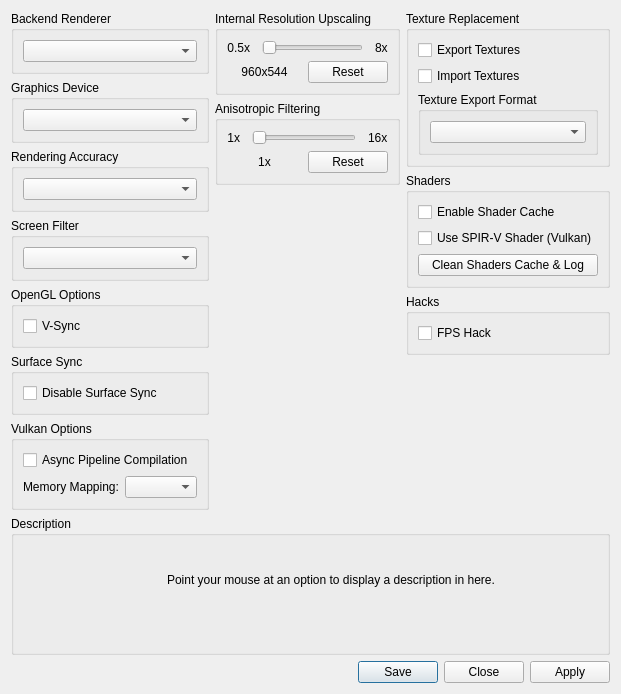
						<widget class="QWidget" name="gpu_tab">
							<attribute name="title">
								<string>GPU</string>
							</attribute>
							<layout class="QVBoxLayout" name="gpu_tab_layout" stretch="4,1,0">
								<item>
									<layout class="QHBoxLayout" name="gpu_tab_content_layout" stretch="1,1,1">
										<item>
											<layout class="QVBoxLayout" name="gpu_tab_left">
												<item>
													<widget class="QGroupBox" name="gb_backend_renderer">
														<property name="title">
															<string>Backend Renderer</string>
														</property>
														<layout class="QVBoxLayout" name="gb_backend_renderer_layout">
															<item>
																<widget class="QComboBox" name="backend_renderer_box"/>
															</item>
														</layout>
													</widget>
												</item>
												<item>
													<widget class="QGroupBox" name="gb_gpu_device">
														<property name="title">
															<string>Graphics Device</string>
														</property>
														<layout class="QVBoxLayout" name="gb_gpu_device_layout">
															<item>
																<widget class="QComboBox" name="gpu_device_box"/>
															</item>
														</layout>
													</widget>
												</item>
												<item>
													<widget class="QGroupBox" name="gb_renderer_accuracy">
														<property name="title">
															<string>Rendering Accuracy</string>
														</property>
														<layout class="QVBoxLayout" name="gb_renderer_accuracy_layout">
															<item>
																<widget class="QComboBox" name="renderer_accuracy_box"/>
															</item>
														</layout>
													</widget>
												</item>
												<item>
													<widget class="QGroupBox" name="gb_screen_filter">
														<property name="title">
															<string>Screen Filter</string>
														</property>
														<layout class="QVBoxLayout" name="gb_screen_filter_layout">
															<item>
																<widget class="QComboBox" name="screen_filter_box"/>
															</item>
														</layout>
													</widget>
												</item>
												<item>
													<widget class="QGroupBox" name="gb_opengl_options">
														<property name="title">
															<string>OpenGL Options</string>
														</property>
														<layout class="QVBoxLayout" name="gb_opengl_options_layout">
															<item>
																<widget class="QCheckBox" name="vsync">
																	<property name="text">
																		<string>V-Sync</string>
																	</property>
																</widget>
															</item>
														</layout>
													</widget>
												</item>
												<item>
													<widget class="QGroupBox" name="gb_surface_sync">
														<property name="title">
															<string>Surface Sync</string>
														</property>
														<layout class="QVBoxLayout" name="gb_surface_sync_layout">
															<item>
																<widget class="QCheckBox" name="disable_surface_sync">
																	<property name="text">
																		<string>Disable Surface Sync</string>
																	</property>
																</widget>
															</item>
														</layout>
													</widget>
												</item>
												<item>
													<widget class="QGroupBox" name="gb_vulkan_options">
														<property name="title">
															<string>Vulkan Options</string>
														</property>
														<layout class="QVBoxLayout" name="gb_vulkan_options_layout">
															<item>
																<widget class="QCheckBox" name="async_pipeline_compilation">
																	<property name="text">
																		<string>Async Pipeline Compilation</string>
																	</property>
																</widget>
															</item>
															<item>
																<layout class="QHBoxLayout" name="memory_mapping_layout">
																	<item>
																		<widget class="QLabel" name="label_memory_mapping">
																			<property name="text">
																				<string>Memory Mapping:</string>
																			</property>
																		</widget>
																	</item>
																	<item>
																		<widget class="QComboBox" name="memory_mapping_box"/>
																	</item>
																</layout>
															</item>
														</layout>
													</widget>
												</item>
												<item>
													<spacer name="gpu_tab_left_spacer">
														<property name="orientation">
															<enum>Qt::Orientation::Vertical</enum>
														</property>
														<property name="sizeHint" stdset="0">
															<size>
																<width>0</width>
																<height>0</height>
															</size>
														</property>
													</spacer>
												</item>
											</layout>
										</item>
										<item>
											<layout class="QVBoxLayout" name="gpu_tab_middle">
												<item>
													<layout class="QVBoxLayout" name="layout_resolution_scale">
														<item>
															<widget class="QGroupBox" name="gb_resolution_upscaling">
																<property name="title">
																	<string>Internal Resolution Upscaling</string>
																</property>
																<layout class="QVBoxLayout" name="gb_resolution_upscaling_layout">
																	<item>
																		<layout class="QHBoxLayout" name="res_upscale_layout_top">
																			<property name="spacing">
																				<number>12</number>
																			</property>
																			<item>
																				<widget class="QLabel" name="res_upscale_min">
																					<property name="text">
																						<string>0.5x</string>
																					</property>
																					<property name="alignment">
																						<set>Qt::AlignmentFlag::AlignRight|Qt::AlignmentFlag::AlignTrailing|Qt::AlignmentFlag::AlignVCenter</set>
																					</property>
																				</widget>
																			</item>
																			<item>
																				<widget class="QSlider" name="resolution_upscale">
																					<property name="orientation">
																						<enum>Qt::Orientation::Horizontal</enum>
																					</property>
																				</widget>
																			</item>
																			<item>
																				<widget class="QLabel" name="res_upscale_max">
																					<property name="text">
																						<string>8x</string>
																					</property>
																				</widget>
																			</item>
																		</layout>
																	</item>
																	<item>
																		<layout class="QHBoxLayout" name="res_upscale_layout_bottom">
																			<item>
																				<widget class="QLabel" name="resolution_upscale_val">
																					<property name="text">
																						<string>960x544</string>
																					</property>
																					<property name="alignment">
																						<set>Qt::AlignmentFlag::AlignCenter</set>
																					</property>
																				</widget>
																			</item>
																			<item>
																				<widget class="QPushButton" name="resolution_upscale_reset">
																					<property name="text">
																						<string>Reset</string>
																					</property>
																				</widget>
																			</item>
																		</layout>
																	</item>
																</layout>
															</widget>
														</item>
													</layout>
												</item>
												<item>
													<widget class="QGroupBox" name="gb_anisotropic_filtering">
														<property name="title">
															<string>Anisotropic Filtering</string>
														</property>
														<layout class="QVBoxLayout" name="gb_anisotropic_filtering_layout">
															<item>
																<layout class="QHBoxLayout" name="aniso_layout_top">
																	<property name="spacing">
																		<number>12</number>
																	</property>
																	<item>
																		<widget class="QLabel" name="aniso_min">
																			<property name="text">
																				<string>1x</string>
																			</property>
																			<property name="alignment">
																				<set>Qt::AlignmentFlag::AlignRight|Qt::AlignmentFlag::AlignTrailing|Qt::AlignmentFlag::AlignVCenter</set>
																			</property>
																		</widget>
																	</item>
																	<item>
																		<widget class="QSlider" name="anisotropic_filter">
																			<property name="orientation">
																				<enum>Qt::Orientation::Horizontal</enum>
																			</property>
																		</widget>
																	</item>
																	<item>
																		<widget class="QLabel" name="aniso_max">
																			<property name="text">
																				<string>16x</string>
																			</property>
																		</widget>
																	</item>
																</layout>
															</item>
															<item>
																<layout class="QHBoxLayout" name="aniso_layout_bottom">
																	<item>
																		<widget class="QLabel" name="anisotropic_filter_val">
																			<property name="text">
																				<string>1x</string>
																			</property>
																			<property name="alignment">
																				<set>Qt::AlignmentFlag::AlignCenter</set>
																			</property>
																		</widget>
																	</item>
																	<item>
																		<widget class="QPushButton" name="anisotropic_filter_reset">
																			<property name="text">
																				<string>Reset</string>
																			</property>
																		</widget>
																	</item>
																</layout>
															</item>
														</layout>
													</widget>
												</item>
												<item>
													<spacer name="gpu_tab_middle_spacer">
														<property name="orientation">
															<enum>Qt::Orientation::Vertical</enum>
														</property>
														<property name="sizeHint" stdset="0">
															<size>
																<width>0</width>
																<height>0</height>
															</size>
														</property>
													</spacer>
												</item>
											</layout>
										</item>
										<item>
											<layout class="QVBoxLayout" name="gpu_tab_right">
												<item>
													<widget class="QGroupBox" name="gb_texture_replacement">
														<property name="title">
															<string>Texture Replacement</string>
														</property>
														<layout class="QVBoxLayout" name="gb_texture_replacement_layout">
															<item>
																<widget class="QCheckBox" name="export_textures">
																	<property name="text">
																		<string>Export Textures</string>
																	</property>
																</widget>
															</item>
															<item>
																<widget class="QCheckBox" name="import_textures">
																	<property name="text">
																		<string>Import Textures</string>
																	</property>
																</widget>
															</item>
															<item>
																<widget class="QGroupBox" name="gb_export_format">
																	<property name="title">
																		<string>Texture Export Format</string>
																	</property>
																	<layout class="QVBoxLayout" name="gb_export_format_layout">
																		<item>
																			<widget class="QComboBox" name="texture_export_format"/>
																		</item>
																	</layout>
																</widget>
															</item>
														</layout>
													</widget>
												</item>
												<item>
													<widget class="QGroupBox" name="gb_shaders">
														<property name="title">
															<string>Shaders</string>
														</property>
														<layout class="QVBoxLayout" name="gb_shaders_layout">
															<item>
																<widget class="QCheckBox" name="shader_cache">
																	<property name="text">
																		<string>Enable Shader Cache</string>
																	</property>
																</widget>
															</item>
															<item>
																<widget class="QCheckBox" name="spirv_shader">
																	<property name="text">
																		<string>Use SPIR-V Shader (Vulkan)</string>
																	</property>
																</widget>
															</item>
															<item>
																<widget class="QPushButton" name="clean_shaders_cache">
																	<property name="text">
																		<string>Clean Shaders Cache &amp;&amp; Log</string>
																	</property>
																</widget>
															</item>
														</layout>
													</widget>
												</item>
												<item>
													<widget class="QGroupBox" name="gb_fps_hack">
														<property name="title">
															<string>Hacks</string>
														</property>
														<layout class="QVBoxLayout" name="gb_fps_hack_layout">
															<item>
																<widget class="QCheckBox" name="fps_hack">
																	<property name="text">
																		<string>FPS Hack</string>
																	</property>
																</widget>
															</item>
														</layout>
													</widget>
												</item>
												<item>
													<spacer name="gpu_tab_right_spacer">
														<property name="orientation">
															<enum>Qt::Orientation::Vertical</enum>
														</property>
														<property name="sizeHint" stdset="0">
															<size>
																<width>0</width>
																<height>0</height>
															</size>
														</property>
													</spacer>
												</item>
											</layout>
										</item>
									</layout>
								</item>
								<item>
									<widget class="QGroupBox" name="gb_description_gpu">
										<property name="title">
											<string>Description</string>
										</property>
										<layout class="QVBoxLayout" name="gb_description_gpu_layout">
											<item>
												<widget class="QLabel" name="description_gpu">
													<property name="text">
														<string>
															Point your mouse at an option to display a description in here.


														</string>
													</property>
													<property name="textFormat">
														<enum>Qt::TextFormat::PlainText</enum>
													</property>
													<property name="alignment">
														<set>Qt::AlignmentFlag::AlignLeading|Qt::AlignmentFlag::AlignLeft|Qt::AlignmentFlag::AlignTop</set>
													</property>
													<property name="wordWrap">
														<bool>true</bool>
													</property>
												</widget>
											</item>
										</layout>
									</widget>
								</item>
								<item>
									<widget class="QDialogButtonBox" name="button_box_gpu">
										<property name="standardButtons">
											<set>QDialogButtonBox::StandardButton::Apply|QDialogButtonBox::StandardButton::Close|QDialogButtonBox::StandardButton::Save</set>
										</property>
									</widget>
								</item>
							</layout>
						</widget>
